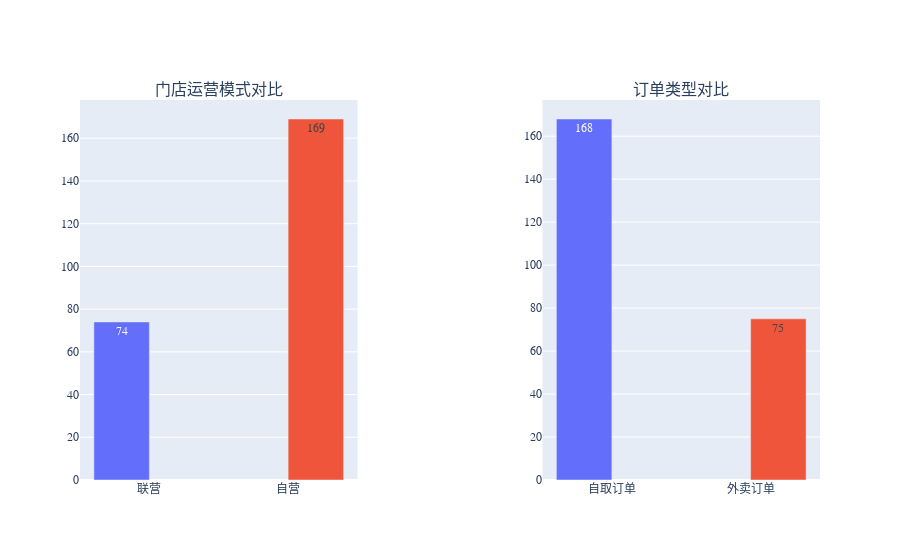

The notebook cell saved with this chart:
### Markdown cell above
## 自营 VS 联营
## 自取 VS 外卖

### Code cell
import pandas as pd
import plotly.express as px
from plotly.subplots import make_subplots

# 获取门店运营模式的所有可能值
yunying_categories = ['联营', '自营']  # 明确列出所有门店运营模式的类别

# 计算每个组合的数量
grouped_yunying_data = data_complaints.groupby(['门店运营模式']).size().reset_index(name='数量')

# Create DataFrame for all possible categories
yunying_data_all = pd.DataFrame(yunying_categories, columns=['门店运营模式'])

# Merge with actual data, filling missing categories with 0
yunying_data = pd.merge(yunying_data_all, grouped_yunying_data, how='left', on='门店运营模式').fillna(0)

# 图1：门店运营模式对比
fig1 = px.bar(yunying_data,
              x='门店运营模式',
              y='数量',
              title="门店运营模式对比",
              color='门店运营模式',
              text=yunying_data['数量'])

# 设置中文字体和布局
fig1.update_layout(
    font=dict(family="SimHei"),
    title_font=dict(family="SimHei", size=16),
    xaxis_title="",  # 隐藏 x 轴标题
    yaxis_title="",
)
fig1.update_traces(textangle=0, showlegend=False)  # 设置文本角度为0度（水平显示）

# 订单类型的处理
dingdan_categories = data_complaints['订单类型'].unique()  # 获取所有订单类型
grouped_dingdan_data = data_complaints.groupby(['订单类型']).size().reset_index(name='数量')
dingdan_data_all = pd.DataFrame(dingdan_categories, columns=['订单类型'])
dingdan_data = pd.merge(dingdan_data_all, grouped_dingdan_data, how='left', on='订单类型').fillna(0)

# 图2：订单类型对比
fig2 = px.bar(dingdan_data,
              x='订单类型',
              y='数量',
              title="订单类型对比",
              color='订单类型',
              text=dingdan_data['数量'])

# 设置中文字体和布局
fig2.update_layout(
    font=dict(family="SimHei"),
    title_font=dict(family="SimHei", size=16),
    xaxis_title="",  # 隐藏 x 轴标题
    yaxis_title="",
    barmode='group',  # 分组显示每个城市的虫害种类
)
fig2.update_traces(textangle=0, showlegend=False)  # 设置文本角度为0度（水平显示）

# 创建子图
fig = make_subplots(
    rows=1, cols=2,  # 一行两列
    subplot_titles=("门店运营模式对比", "订单类型对比"),  # 子图标题
    column_widths=[0.4, 0.4],
    horizontal_spacing=0.25  # 增加子图间距（默认是 0.02）
)

# Add all traces from fig1, fig2 to the subplot
for trace in fig1['data']:
    fig.add_trace(trace, row=1, col=1)
    
for trace in fig2['data']:
    fig.add_trace(trace, row=1, col=2)

# Update layout settings
fig.update_layout(
    title_text="",
    font=dict(family="SimHei"),
)

# Show the combined figure
fig.show()

fig.write_image("门店运营模式对比 & 订单类型对比.jpg", scale=2)  # Save as jpg

### Figure 1 — Plotly figure (JSON) as saved in the notebook; plotly's stock layout.template omitted (floating-point values rounded to 4 significant figures)
{"data": [{"alignmentgroup": "True", "hovertemplate": "门店运营模式=%{x}<br>数量=%{text}<extra></extra>", "legendgroup": "联营", "marker": {"color": "#636efa", "pattern": {"shape": ""}}, "name": "联营", "offsetgroup": "联营", "orientation": "v", "showlegend": false, "text": [74], "textangle": 0, "textposition": "auto", "type": "bar", "x": ["联营"], "xaxis": "x", "y": [74], "yaxis": "y"}, {"alignmentgroup": "True", "hovertemplate": "门店运营模式=%{x}<br>数量=%{text}<extra></extra>", "legendgroup": "自营", "marker": {"color": "#EF553B", "pattern": {"shape": ""}}, "name": "自营", "offsetgroup": "自营", "orientation": "v", "showlegend": false, "text": [169], "textangle": 0, "textposition": "auto", "type": "bar", "x": ["自营"], "xaxis": "x", "y": [169], "yaxis": "y"}, {"alignmentgroup": "True", "hovertemplate": "订单类型=%{x}<br>数量=%{text}<extra></extra>", "legendgroup": "自取订单", "marker": {"color": "#636efa", "pattern": {"shape": ""}}, "name": "自取订单", "offsetgroup": "自取订单", "orientation": "v", "showlegend": false, "text": [168], "textangle": 0, "textposition": "auto", "type": "bar", "x": ["自取订单"], "xaxis": "x2", "y": [168], "yaxis": "y2"}, {"alignmentgroup": "True", "hovertemplate": "订单类型=%{x}<br>数量=%{text}<extra></extra>", "legendgroup": "外卖订单", "marker": {"color": "#EF553B", "pattern": {"shape": ""}}, "name": "外卖订单", "offsetgroup": "外卖订单", "orientation": "v", "showlegend": false, "text": [75], "textangle": 0, "textposition": "auto", "type": "bar", "x": ["外卖订单"], "xaxis": "x2", "y": [75], "yaxis": "y2"}], "layout": {"annotations": [{"font": {"size": 16}, "showarrow": false, "text": "门店运营模式对比", "x": 0.1875, "xanchor": "center", "xref": "paper", "y": 1, "yanchor": "bottom", "yref": "paper"}, {"font": {"size": 16}, "showarrow": false, "text": "订单类型对比", "x": 0.8125, "xanchor": "center", "xref": "paper", "y": 1, "yanchor": "bottom", "yref": "paper"}], "font": {"family": "SimHei"}, "title": {"text": ""}, "xaxis": {"anchor": "y", "domain": [0, 0.375]}, "xaxis2": {"anchor": "y2", "domain": [0.625, 1]}, "yaxis": {"anchor": "x", "domain": [0, 1]}, "yaxis2": {"anchor": "x2", "domain": [0, 1]}}}
